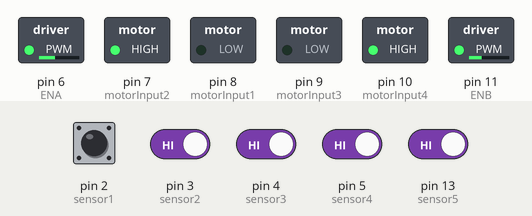
Simulated run of this sketch. Board: Arduino Uno, built with avr-gcc and run on an emulated ATmega328P. On the bench: switched loads named in the sketch (green lamp = pin HIGH). Dashed ring = blinking. The inputs (shaded band) are chosen by the test bench; at power-on: pin 2 (sensor1), pin 3 (sensor2), pin 4 (sensor3), pin 5 (sensor4), pin 13 (sensor5) HIGH.

Above: at 1.7 s.
1.8 s: pin 2 (sensor1) driven LOW
At 2.5 s:
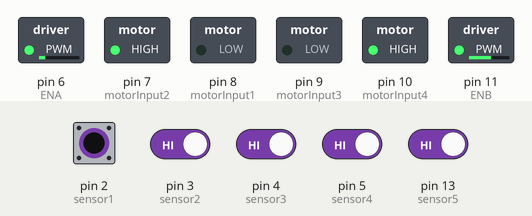
3.3 s: pin 3 (sensor2) driven LOW
At 3.7 s:
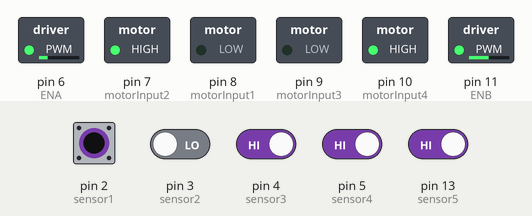
4.8 s: pin 4 (sensor3) driven LOW and pin 13 (sensor5) driven LOW
At 6.0 s:
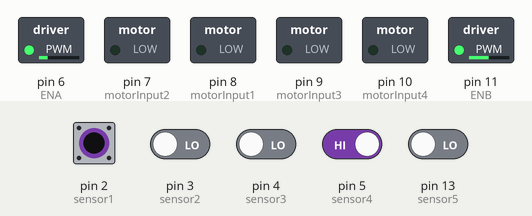
6.3 s: pin 2 (sensor1) pulsed HIGH 2 times (0.12 s each, 0.3 s apart)
At 6.51 s:
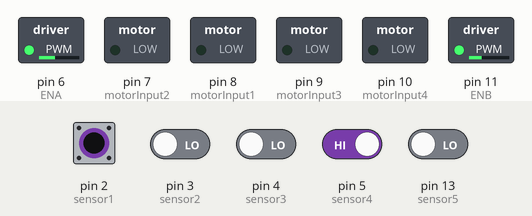
8.4 s: pin 2 (sensor1) driven HIGH
At 8.8 s:
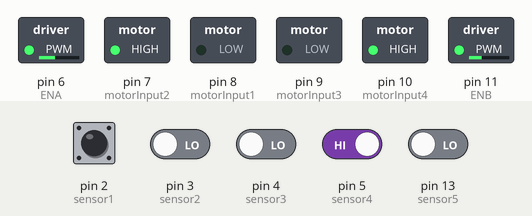
9.9 s: pin 3 (sensor2) driven HIGH
At 11.1 s:
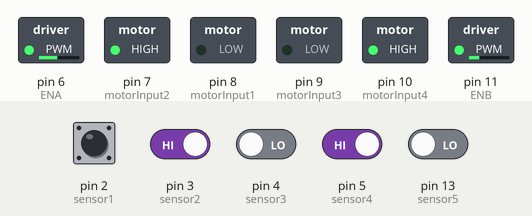
Timing chart, 0 to 12.4 s (numbered marks = the images above; inputs shaded):
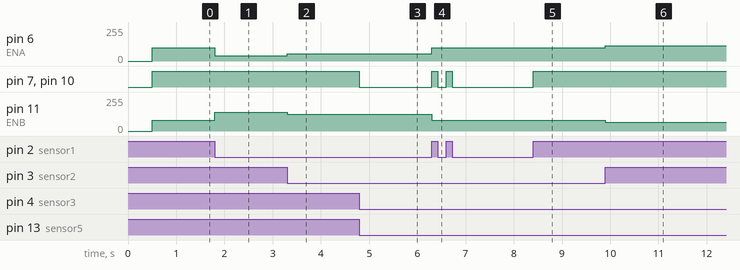

The sketch:

PID_test.ino
```cpp
// IR Sensors
int sensor1 = 2;      // Left most sensor
int sensor2 = 3;
int sensor3 = 4;
int sensor4 = 5;      // Right most sensor
int sensor5 = 13;

int S1;
int S2;
int S3;
int S4;
int S5;

// Motor Variables
int ENA = 6;
int motorInput1 = 8;
int motorInput2 = 7;
int motorInput3 = 9;
int motorInput4 = 10;
int ENB = 11;

//Initial Speed of Motor
int initial_motor_speed = 100;

// PID Constants
float Kp = 15;
float Ki = 0;
float Kd = 5;

float error = 0, P = 0, I = 0, D = 0, PID_value = 0;
float previous_error = 0, previous_I = 0;

int flag = 0;

void setup()
{
  pinMode(sensor1, INPUT);
  pinMode(sensor2, INPUT);
  pinMode(sensor3, INPUT);
  pinMode(sensor4, INPUT);
  pinMode(sensor5, INPUT);

  pinMode(motorInput1, OUTPUT);
  pinMode(motorInput2, OUTPUT);
  pinMode(motorInput3, OUTPUT);
  pinMode(motorInput4, OUTPUT);

  pinMode(ENA, OUTPUT);
  pinMode(ENB, OUTPUT);

  Serial.begin(9600);                     //setting serial monitor at a default baund rate of 9600
  delay(500);
}
void loop() {
    read_sensor_values();
    if(error == 100 || error == 101 || error == 103)  {
       stop_bot();
    }
    else if(error == 102) {
      analogWrite(ENA, initial_motor_speed); //Left Motor Speed
  analogWrite(ENB, 0.8*initial_motor_speed); //Right Motor Speed
  forward();
    }
    else {
       calculate_pid();
        motor_control();
    }

}

void read_sensor_values()
{
  S1 = !digitalRead(sensor1);
  S2 = !digitalRead(sensor2);
  S3 = !digitalRead(sensor5);
  S4 = !digitalRead(sensor3);
  S5 = !digitalRead(sensor4);

  if ((S1 == 1) && (S2 == 0) && (S3 == 0) && (S4 == 0) && (S5 == 0)) error = 4;
  else if ((S1 == 1) && (S2 == 1) && (S3 == 0) && (S4 == 0) && (S5 == 0)) error = 3;
  else if ((S1 == 0) && (S2 == 1) && (S3 == 0) && (S4 == 0) && (S5 == 0)) error = 2;
  else if ((S1 == 0) && (S2 == 1) && (S3 == 1) && (S4 == 0) && (S5 == 0)) error = 1;
  else if ((S1 == 0) && (S2 == 1) && (S3 == 1) && (S4 == 1) && (S5 == 0)) error = 0;
  else if ((S1 == 0) && (S2 == 0) && (S3 == 1) && (S4 == 1) && (S5 == 0)) error = -1;
  else if ((S1 == 0) && (S2 == 0) && (S3 == 0) && (S4 == 1) && (S5 == 0)) error = -2;
  else if ((S1 == 0) && (S2 == 0) && (S3 == 0) && (S4 == 1) && (S5 == 1)) error = -3;
  else if ((S1 == 0) && (S2 == 0) && (S3 == 0) && (S4 == 0) && (S5 == 1)) error = -4;

  else if ((S1 == 1) && (S2 == 1) && (S3 == 1) && (S4 == 1) && (S5 == 0)) error = 100;
  else if ((S1 == 0) && (S2 == 1) && (S3 == 1) && (S4 == 1) && (S5 == 1)) error = 101;
  else if ((S1 == 0) && (S2 == 0) && (S3 == 0) && (S4 == 0) && (S5 == 0)) error = 102;
  else if ((S1 == 1) && (S2 == 1) && (S3 == 1) && (S4 == 1) && (S5 == 1)) error = 103;
}

void calculate_pid()
{

  P = error;
  I = I + previous_I;
  D = error - previous_error;

  PID_value = (Kp * P) + (Ki * I) + (Kd * D);

  previous_I = I;
  previous_error = error;
}

void motor_control()
{
  // Calculating the effective motor speed:
  int left_motor_speed = initial_motor_speed - PID_value;
  int right_motor_speed = 0.8*initial_motor_speed + PID_value;

  // The motor speed should not exceed the max PWM value
  left_motor_speed = constrain(left_motor_speed, 0, 150);
  right_motor_speed = constrain(right_motor_speed, 0, 150);
    /*Serial.println(error);
    Serial.print(PID_value);
    Serial.print("\t");
    Serial.print(left_motor_speed);
    Serial.print("\t");
    Serial.println(right_motor_speed);*/

  analogWrite(ENA, left_motor_speed); //Left Motor Speed
  analogWrite(ENB, right_motor_speed); //Right Motor Speed

  //following lines of code are to make the bot move forward
  forward();
}

void forward()
{
  /*The pin numbers and high, low values might be different depending on your connections */
  digitalWrite(motorInput1, LOW);
  digitalWrite(motorInput2, HIGH);
  digitalWrite(motorInput3, LOW);
  digitalWrite(motorInput4, HIGH);
}
void reverse()
{
  /*The pin numbers and high, low values might be different depending on your connections */
  digitalWrite(motorInput1, HIGH);
  digitalWrite(motorInput2, LOW);
  digitalWrite(motorInput3, HIGH);
  digitalWrite(motorInput4, LOW);
}
void right()
{
  /*The pin numbers and high, low values might be different depending on your connections */
  digitalWrite(motorInput1, LOW);
  digitalWrite(motorInput2, HIGH);
  digitalWrite(motorInput3, LOW);
  digitalWrite(motorInput4, LOW);
}
void left()
{
  /*The pin numbers and high, low values might be different depending on your connections */
  digitalWrite(motorInput1, LOW);
  digitalWrite(motorInput2, LOW);
  digitalWrite(motorInput3, LOW);
  digitalWrite(motorInput4, HIGH);
}
void sharpRightTurn() {
  /*The pin numbers and high, low values might be different depending on your connections */
  digitalWrite(motorInput1, LOW);
  digitalWrite(motorInput2, HIGH);
  digitalWrite(motorInput3, HIGH);
  digitalWrite(motorInput4, LOW);
}
void sharpLeftTurn() {
  /*The pin numbers and high, low values might be different depending on your connections */
  digitalWrite(motorInput1, HIGH);
  digitalWrite(motorInput2, LOW);
  digitalWrite(motorInput3, LOW);
  digitalWrite(motorInput4, HIGH);
}
void stop_bot()
{
  /*The pin numbers and high, low values might be different depending on your connections */
  digitalWrite(motorInput1, LOW);
  digitalWrite(motorInput2, LOW);
  digitalWrite(motorInput3, LOW);
  digitalWrite(motorInput4, LOW);
}
```

Measured:
- after the input at 1.8 s, pin 6 (ENA): 100/255 → 40/255 at once; pin 11 (ENB): 80/255 → 140/255 at once
- after the input at 3.3 s, pin 6 (ENA): 40/255 → 55/255 at once; pin 11 (ENB): 140/255 → 125/255 at once
- after the input at 4.8 s, pin 7 (motorInput2), pin 10 (motorInput4): HIGH → LOW at once
- after the input at 6.3 s, pin 6 (ENA): 55/255 → 100/255 at once; pin 7 (motorInput2), pin 10 (motorInput4): alternates HIGH for 0.12 s and LOW for 0.18 s, 4 changes in all, then stays LOW, starting at once; pin 11 (ENB): 125/255 → 80/255 at once
- after the input at 8.4 s, pin 7 (motorInput2), pin 10 (motorInput4): LOW → HIGH at once
- after the input at 9.9 s, pin 6 (ENA): 100/255 → 115/255 at once; pin 11 (ENB): 80/255 → 65/255 at once
